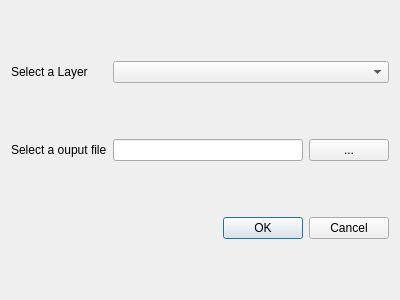
<?xml version="1.0" encoding="UTF-8"?>
<ui version="4.0">
 <class>SaveAttributesDialogBase</class>
 <widget class="QDialog" name="SaveAttributesDialogBase">
  <property name="geometry">
   <rect>
    <x>0</x>
    <y>0</y>
    <width>400</width>
    <height>300</height>
   </rect>
  </property>
  <property name="windowTitle">
   <string>Save Attributes</string>
  </property>
  <layout class="QGridLayout" name="gridLayout">
   <item row="0" column="0">
    <widget class="QLabel" name="label">
     <property name="text">
      <string>Select a Layer</string>
     </property>
    </widget>
   </item>
   <item row="0" column="1" colspan="2">
    <widget class="QComboBox" name="comboBox"/>
   </item>
   <item row="1" column="0">
    <widget class="QLabel" name="label_2">
     <property name="text">
      <string>Select a ouput file</string>
     </property>
    </widget>
   </item>
   <item row="1" column="1">
    <widget class="QLineEdit" name="lineEdit"/>
   </item>
   <item row="1" column="2">
    <widget class="QPushButton" name="pushButton">
     <property name="text">
      <string>...</string>
     </property>
    </widget>
   </item>
   <item row="2" column="1" colspan="2">
    <widget class="QDialogButtonBox" name="button_box">
     <property name="orientation">
      <enum>Qt::Horizontal</enum>
     </property>
     <property name="standardButtons">
      <set>QDialogButtonBox::Cancel|QDialogButtonBox::Ok</set>
     </property>
    </widget>
   </item>
  </layout>
 </widget>
 <resources/>
 <connections>
  <connection>
   <sender>button_box</sender>
   <signal>accepted()</signal>
   <receiver>SaveAttributesDialogBase</receiver>
   <slot>accept()</slot>
   <hints>
    <hint type="sourcelabel">
     <x>20</x>
     <y>20</y>
    </hint>
    <hint type="destinationlabel">
     <x>20</x>
     <y>20</y>
    </hint>
   </hints>
  </connection>
  <connection>
   <sender>button_box</sender>
   <signal>rejected()</signal>
   <receiver>SaveAttributesDialogBase</receiver>
   <slot>reject()</slot>
   <hints>
    <hint type="sourcelabel">
     <x>20</x>
     <y>20</y>
    </hint>
    <hint type="destinationlabel">
     <x>20</x>
     <y>20</y>
    </hint>
   </hints>
  </connection>
 </connections>
</ui>
